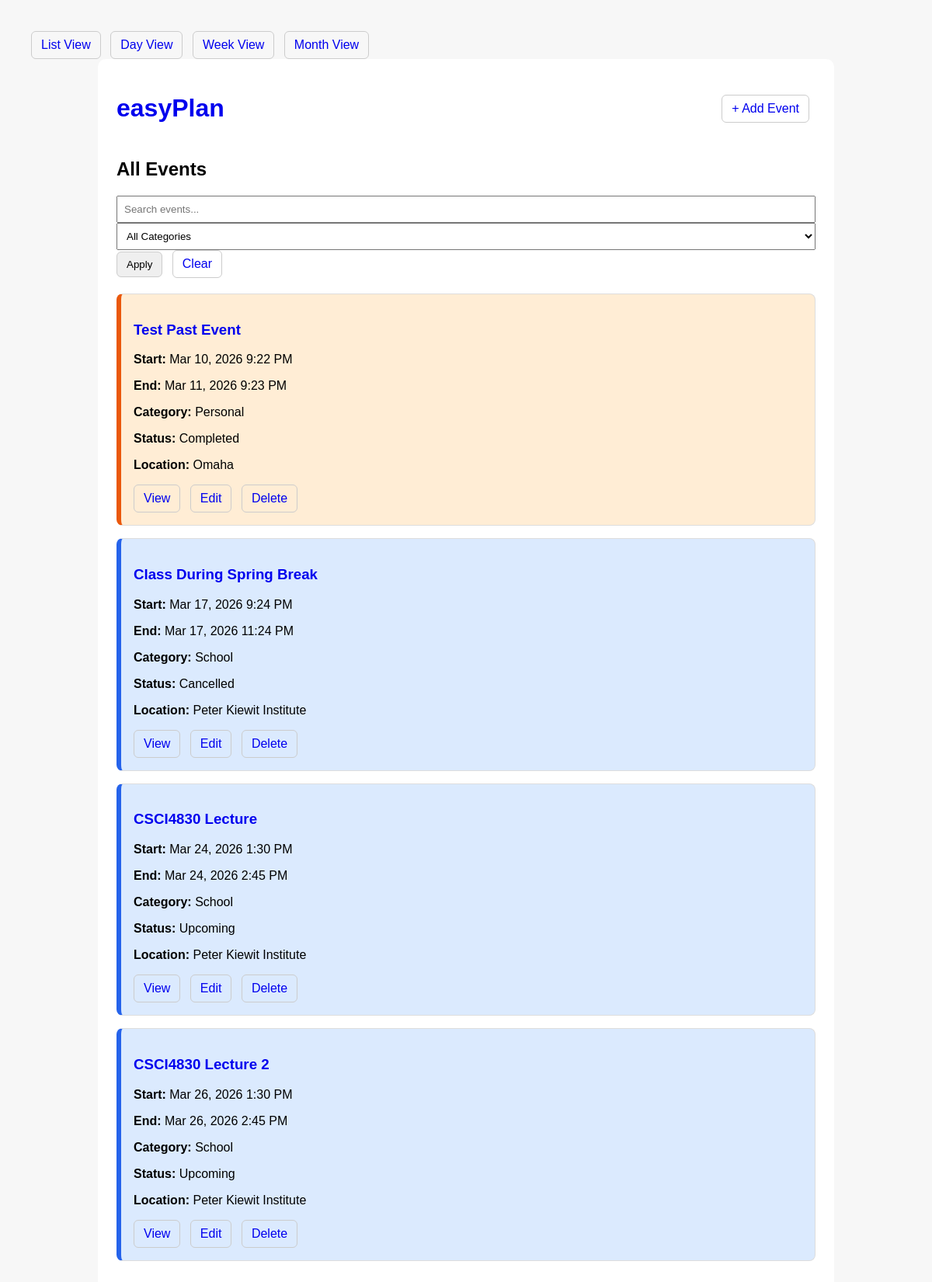
The page / on the database its author committed.
### events/models.py (models this page shows, shortened)
class Event(models.Model):
    CATEGORY_CHOICES = [
        ("school", "School"),
        ("work", "Work"),
        ("personal", "Personal"),
    ]
    title = models.CharField(max_length=200)
    description = models.TextField(blank=True)
    start_datetime = models.DateTimeField()
    end_datetime = models.DateTimeField()
    location = models.CharField(max_length=200, blank=True)
    category = models.CharField(max_length=20, choices=CATEGORY_CHOICES, default="personal")
    is_cancelled = models.BooleanField(default=False, verbose_name="Cancel Event")
    created_at = models.DateTimeField(auto_now_add=True)
    updated_at = models.DateTimeField(auto_now=True)
    class Meta:
        ordering = ["start_datetime"]
    @property
    def status(self):
        now = timezone.now()
        if self.is_cancelled:
            return "Cancelled"
        if now < self.start_datetime:
            return "Upcoming"
        if self.start_datetime <= now <= self.end_datetime:
            return "In Progress"
        return "Completed"

### events/views.py (the view)
# urls.py: path("", EventListView.as_view(), name="event_list"),
class EventListView(ListView):
    model = Event
    template_name = "events/event_list.html"
    context_object_name = "events"
    def get_queryset(self):
        queryset = Event.objects.all().order_by("start_datetime")
        category = self.request.GET.get("category")
        search = self.request.GET.get("q")
        if category:
            queryset = queryset.filter(category=category)
        if search:
            queryset = queryset.filter(title__icontains=search)
        return queryset

### events/context_processors.py (called while the page is built)
def today_date(request):
    return {
        "today": timezone.localdate()
    }

### events/templates/events/event_list.html (shortened to what this page needs)
{% extends "events/base.html" %}
{% block content %}
<h2>All Events</h2>
<form method="get" style="margin-bottom: 20px;">
    <input type="text" name="q" placeholder="Search events..." value="{{ request.GET.q }}">
    <select name="category">
        <option value="">All Categories</option>
    </select>
    <button class="btn" type="submit">Apply</button>
    <a class="btn" href="{% url 'event_list' %}">Clear</a>
</form>
{% if events %}
    {% for event in events %}
        <div class="event-card category-{{ event.category }}">
            <h3><a href="{% url 'event_detail' event.pk %}">{{ event.title }}</a></h3>
            <p><strong>Start:</strong> {{ event.start_datetime|date:"M d, Y g:i A" }}</p>
            <p><strong>End:</strong> {{ event.end_datetime|date:"M d, Y g:i A" }}</p>
            <p><strong>Category:</strong> {{ event.get_category_display }}</p>
            <p><strong>Status:</strong> {{ event.status }}</p>
            {% if event.location %}
                <p><strong>Location:</strong> {{ event.location }}</p>
            {% endif %}
            <a class="btn" href="{% url 'event_detail' event.pk %}">View</a>
            <a class="btn" href="{% url 'event_edit' event.pk %}">Edit</a>
            <a class="btn" href="{% url 'event_delete' event.pk %}">Delete</a>
        </div>
    {% endfor %}
{% else %}
    <p>No events found.</p>
{% endif %}
{% endblock %}

### events/templates/events/base.html (shortened to what this page needs)
<!DOCTYPE html>
<html lang="en">
<head>
    <div class="nav-links">
        <a class="btn" href="{% url 'event_list' %}">List View</a>
        <a class="btn"
           href="{% url 'day_view' today.year today.month today.day %}">
           Day View
        </a>
        <a class="btn"
           href="{% url 'week_view' today.year today.month today.day %}">
           Week View
        </a>
        <a class="btn"
           href="{% url 'month_view' today.year today.month %}">
           Month View
        </a>
    </div>
</head>
<body>
    <div class="container">
        <div class="top-bar">
            <h1><a href="{% url 'event_list' %}">easyPlan</a></h1>
            <a class="btn" href="{% url 'event_create' %}">+ Add Event</a>
        </div>
        {% block content %}{% endblock %}
    </div>
</body>
</html>

### events/templates/events/base.html (style rules this page uses)
body { font-family: Arial, sans-serif; margin: 40px; background: #f7f7f7; }
.container { max-width: 900px; margin: 0 auto; background: white; padding: 24px; border-radius: 10px; }
a { text-decoration: none; }
.top-bar { display: flex; justify-content: space-between; align-items: center; margin-bottom: 24px; }
.btn { display: inline-block; padding: 8px 12px; border: 1px solid #ccc; border-radius: 6px; margin-right: 8px; }
.event-card { border: 1px solid #ddd; border-radius: 8px; padding: 16px; margin-bottom: 16px; }
input, textarea, select { width: 100%; padding: 8px; box-sizing: border-box; }
.category-school { background: #dbeafe; border-left: 6px solid #2563eb; }
.category-personal { background: #ffedd5; border-left: 6px solid #ea580c; }

### rows shown on the page
Event: title "Test Past Event", start_datetime "Mar 10, 2026 9:22 PM", end_datetime "Mar 11, 2026 9:23 PM", category "Personal", status "Completed", location "Omaha"
Event: title "Class During Spring Break", start_datetime "Mar 17, 2026 9:24 PM", end_datetime "Mar 17, 2026 11:24 PM", category "School", status "Cancelled", location "Peter Kiewit Institute"
Event: title "CSCI4830 Lecture", start_datetime "Mar 24, 2026 1:30 PM", end_datetime "Mar 24, 2026 2:45 PM", category "School", status "Upcoming", location "Peter Kiewit Institute"
Event: title "CSCI4830 Lecture 2", start_datetime "Mar 26, 2026 1:30 PM", end_datetime "Mar 26, 2026 2:45 PM", category "School", status "Upcoming", location "Peter Kiewit Institute"
